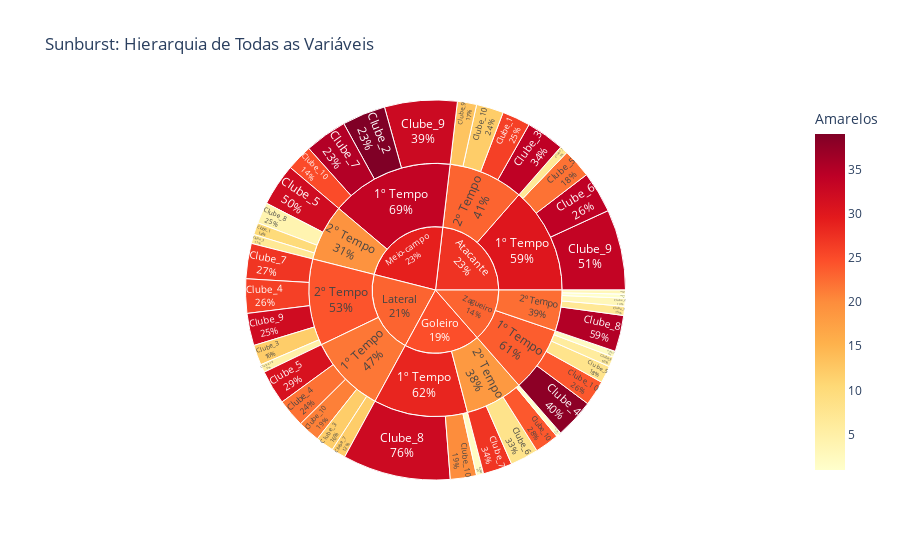

Here is the notebook cell this chart was saved with:
### Code cell
import plotly.express as px
import pandas as pd
import numpy as np

# Dados hierárquicos
np.random.seed(42)
data = []

posicoes = ['Goleiro', 'Zagueiro', 'Meio-campo', 'Atacante', 'Lateral']
minuto_faixas = ['1º Tempo', '2º Tempo']

for pos in posicoes:
    for faixa in minuto_faixas:
        for i in range(5):
            data.append({
                'Posicao': pos,
                'Minuto_Faixa': faixa,
                'Amarelos': np.random.randint(0, 41),
                'Vermelhos': np.random.randint(0, 11),
                'Clube': f'Clube_{np.random.randint(1, 11)}'
            })

df = pd.DataFrame(data)
df['Total_Cartoes'] = df['Amarelos'] + df['Vermelhos']

fig = px.sunburst(df,
                  path=['Posicao', 'Minuto_Faixa', 'Clube'],
                  values='Total_Cartoes',
                  color='Amarelos',
                  color_continuous_scale='YlOrRd',
                  title='Sunburst: Hierarquia de Todas as Variáveis',
                  hover_data=['Amarelos', 'Vermelhos'])

fig.update_traces(textinfo='label+percent parent')
fig.show()

### Figure 1 — Plotly figure (JSON) as saved in the notebook; plotly's stock layout.template omitted (floating-point values rounded to 4 significant figures)
{"data": [{"branchvalues": "total", "customdata": [[32.34, "(?)"], [20, "6"], [2, "5"], [8.143, "(?)"], [1, "4"], [24, "0"], [27, "2"], [2, "4"], [6, "4"], [38, "1"], [24, "1"], [8, "9"], [1, "3"], [7, "2"], [35, "1"], [3, "1"], [3, "5"], [25, "1"], [35, "7"], [39, "4"], [32.44, "(?)"], [4, "(?)"], [10, "2"], [7, "2"], [32, "10"], [33.46, "(?)"], [7, "1"], [22, "7"], [34, "7"], [26, "2"], [34, "4"], [11.93, "(?)"], [13, "6"], [12, "2"], [31, "3"], [22, "6"], [12, "6"], [21, "1"], [5, "3"], [27, "8"], [32, "0"], [26, "8"], [12, "8"], [28.53, "(?)"], [18.51, "(?)"], [23.61, "(?)"], [22.34, "(?)"], [33.51, "(?)"], [19.18, "(?)"], [30.16, "(?)"], [23.12, "(?)"], [21.69, "(?)"], [24.29, "(?)"], [24.72, "(?)"], [23.12, "(?)"], [29.0, "(?)"], [27.24, "(?)"], [23.06, "(?)"]], "domain": {"x": [0, 1], "y": [0, 1]}, "hovertemplate": "labels=%{label}<br>Total_Cartoes=%{value}<br>parent=%{parent}<br>id=%{id}<br>Amarelos=%{color}<br>Vermelhos=%{customdata[1]}<extra></extra>", "ids": ["Goleiro/1º Tempo/Clube_8", "Goleiro/1º Tempo/Clube_10", "Goleiro/1º Tempo/Clube_5", "Goleiro/2º Tempo/Clube_6", "Goleiro/2º Tempo/Clube_1", "Goleiro/2º Tempo/Clube_10", "Goleiro/2º Tempo/Clube_7", "Zagueiro/1º Tempo/Clube_3", "Zagueiro/1º Tempo/Clube_9", "Zagueiro/1º Tempo/Clube_4", "Zagueiro/1º Tempo/Clube_10", "Zagueiro/1º Tempo/Clube_5", "Zagueiro/2º Tempo/Clube_7", "Zagueiro/2º Tempo/Clube_1", "Zagueiro/2º Tempo/Clube_8", "Zagueiro/2º Tempo/Clube_6", "Zagueiro/2º Tempo/Clube_2", "Meio-campo/1º Tempo/Clube_10", "Meio-campo/1º Tempo/Clube_7", "Meio-campo/1º Tempo/Clube_2", "Meio-campo/1º Tempo/Clube_9", "Meio-campo/2º Tempo/Clube_8", "Meio-campo/2º Tempo/Clube_1", "Meio-campo/2º Tempo/Clube_3", "Meio-campo/2º Tempo/Clube_5", "Atacante/1º Tempo/Clube_9", "Atacante/1º Tempo/Clube_1", "Atacante/1º Tempo/Clube_5", "Atacante/1º Tempo/Clube_6", "Atacante/2º Tempo/Clube_1", "Atacante/2º Tempo/Clube_3", "Atacante/2º Tempo/Clube_10", "Atacante/2º Tempo/Clube_9", "Lateral/1º Tempo/Clube_7", "Lateral/1º Tempo/Clube_5", "Lateral/1º Tempo/Clube_4", "Lateral/1º Tempo/Clube_3", "Lateral/1º Tempo/Clube_10", "Lateral/2º Tempo/Clube_10", "Lateral/2º Tempo/Clube_7", "Lateral/2º Tempo/Clube_9", "Lateral/2º Tempo/Clube_4", "Lateral/2º Tempo/Clube_3", "Goleiro/1º Tempo", "Goleiro/2º Tempo", "Zagueiro/1º Tempo", "Zagueiro/2º Tempo", "Meio-campo/1º Tempo", "Meio-campo/2º Tempo", "Atacante/1º Tempo", "Atacante/2º Tempo", "Lateral/1º Tempo", "Lateral/2º Tempo", "Goleiro", "Zagueiro", "Meio-campo", "Atacante", "Lateral"], "labels": ["Clube_8", "Clube_10", "Clube_5", "Clube_6", "Clube_1", "Clube_10", "Clube_7", "Clube_3", "Clube_9", "Clube_4", "Clube_10", "Clube_5", "Clube_7", "Clube_1", "Clube_8", "Clube_6", "Clube_2", "Clube_10", "Clube_7", "Clube_2", "Clube_9", "Clube_8", "Clube_1", "Clube_3", "Clube_5", "Clube_9", "Clube_1", "Clube_5", "Clube_6", "Clube_1", "Clube_3", "Clube_10", "Clube_9", "Clube_7", "Clube_5", "Clube_4", "Clube_3", "Clube_10", "Clube_10", "Clube_7", "Clube_9", "Clube_4", "Clube_3", "1º Tempo", "2º Tempo", "1º Tempo", "2º Tempo", "1º Tempo", "2º Tempo", "1º Tempo", "2º Tempo", "1º Tempo", "2º Tempo", "Goleiro", "Zagueiro", "Meio-campo", "Atacante", "Lateral"], "marker": {"coloraxis": "coloraxis", "colors": [32.34, 20.0, 2.0, 8.143, 1.0, 24.0, 27.0, 2.0, 6.0, 38.0, 24.0, 8.0, 1.0, 7.0, 35.0, 3.0, 3.0, 25.0, 35.0, 39.0, 32.44, 4.0, 10.0, 7.0, 32.0, 33.46, 7.0, 22.0, 34.0, 26.0, 34.0, 11.93, 13.0, 12.0, 31.0, 22.0, 12.0, 21.0, 5.0, 27.0, 32.0, 26.0, 12.0, 28.53, 18.51, 23.61, 22.34, 33.51, 19.18, 30.16, 23.12, 21.69, 24.29, 24.72, 23.12, 29.0, 27.24, 23.06]}, "name": "", "parents": ["Goleiro/1º Tempo", "Goleiro/1º Tempo", "Goleiro/1º Tempo", "Goleiro/2º Tempo", "Goleiro/2º Tempo", "Goleiro/2º Tempo", "Goleiro/2º Tempo", "Zagueiro/1º Tempo", "Zagueiro/1º Tempo", "Zagueiro/1º Tempo", "Zagueiro/1º Tempo", "Zagueiro/1º Tempo", "Zagueiro/2º Tempo", "Zagueiro/2º Tempo", "Zagueiro/2º Tempo", "Zagueiro/2º Tempo", "Zagueiro/2º Tempo", "Meio-campo/1º Tempo", "Meio-campo/1º Tempo", "Meio-campo/1º Tempo", "Meio-campo/1º Tempo", "Meio-campo/2º Tempo", "Meio-campo/2º Tempo", "Meio-campo/2º Tempo", "Meio-campo/2º Tempo", "Atacante/1º Tempo", "Atacante/1º Tempo", "Atacante/1º Tempo", "Atacante/1º Tempo", "Atacante/2º Tempo", "Atacante/2º Tempo", "Atacante/2º Tempo", "Atacante/2º Tempo", "Lateral/1º Tempo", "Lateral/1º Tempo", "Lateral/1º Tempo", "Lateral/1º Tempo", "Lateral/1º Tempo", "Lateral/2º Tempo", "Lateral/2º Tempo", "Lateral/2º Tempo", "Lateral/2º Tempo", "Lateral/2º Tempo", "Goleiro", "Goleiro", "Zagueiro", "Zagueiro", "Meio-campo", "Meio-campo", "Atacante", "Atacante", "Lateral", "Lateral", "", "", "", "", ""], "textinfo": "label+percent parent", "type": "sunburst", "values": [107.0, 26.0, 7.0, 28.0, 5.0, 24.0, 29.0, 6.0, 10.0, 39.0, 25.0, 17.0, 4.0, 9.0, 36.0, 4.0, 8.0, 26.0, 42.0, 43.0, 72.0, 21.0, 12.0, 9.0, 42.0, 80.0, 8.0, 29.0, 41.0, 28.0, 38.0, 27.0, 19.0, 14.0, 34.0, 28.0, 18.0, 22.0, 8.0, 35.0, 32.0, 34.0, 20.0, 140.0, 86.0, 97.0, 61.0, 183.0, 84.0, 158.0, 112.0, 116.0, 129.0, 226.0, 158.0, 267.0, 270.0, 245.0]}], "layout": {"coloraxis": {"colorbar": {"title": {"text": "Amarelos"}}, "colorscale": [[0, "rgb(255,255,204)"], [0.125, "rgb(255,237,160)"], [0.25, "rgb(254,217,118)"], [0.375, "rgb(254,178,76)"], [0.5, "rgb(253,141,60)"], [0.625, "rgb(252,78,42)"], [0.75, "rgb(227,26,28)"], [0.875, "rgb(189,0,38)"], [1, "rgb(128,0,38)"]]}, "legend": {"tracegroupgap": 0}, "title": {"text": "Sunburst: Hierarquia de Todas as Variáveis"}}}
